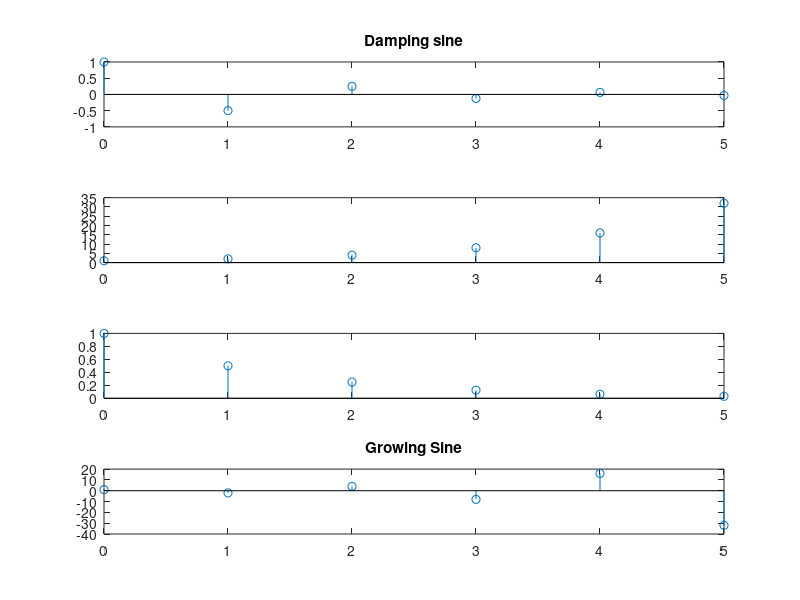

MATLAB code for this plot:
%exercise1a

n = 0:1:5;

%x = -(0.5)^n;

subplot(4,1,1);stem(n,(-0.5).^n);title("Damping sine");
subplot(4,1,2);stem(n,(0.5).^-n);
subplot(4,1,3);stem(n,(2).^-n);

%growing sine


subplot(4,1,4);stem(n,(-0.5).^-n);title("Growing Sine");
